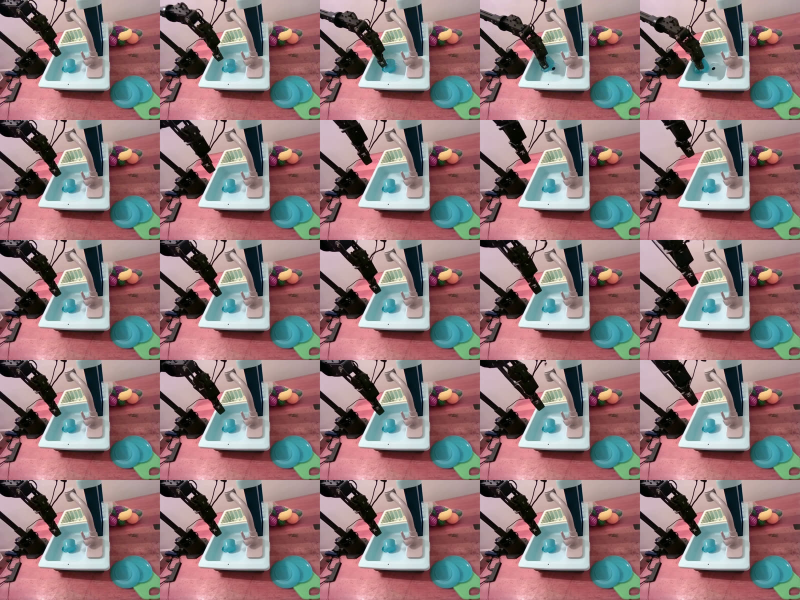
#> input picture .mc/research/RES-001-nvidia-cosmos-3-omnimodal-world-model-for-physical-ai/task176-wm-eval/strip_si0.jpg, 1600 x 1200 px (shown at 1/2 size)
$ python measure_scene_exposure.py ../../../.mc/research/RES-001-nvidia-cosmos-3-omnimodal-world-model-for-physical-ai/task176-wm-eval
#> lines starting #> are read from the running program, lines starting #| are printed output that depends on the picture
#!/usr/bin/env python3
"""Measure the ego-view luminance of recorded frames, and say whether it matches training.

WHY THIS EXISTS
---------------
The head camera is the VLA policy's `ego_view` and it is the policy's only visual input.
The Isaac factory pause-room scene renders it far brighter than the MuJoCo scene the
manipulation policy was trained on. That is a large domain shift on the one input the
policy has, and it is invisible in a thumbnail: both scenes look like a grey room with a
table in it. This tool is what turns "the Isaac renders look washed out" into a number, and
it is what the one available GPU session should use to judge whether the fix landed.

It needs no GPU, no Isaac and no network. It reads JPEG/PNG frames off disk.

MEASURE A REGION, NOT A FRAME.  READ THIS BEFORE QUOTING A NUMBER.
------------------------------------------------------------------
A median over a whole frame is a statement about that frame's CONTENT, not about its light.
The MuJoCo training frames are a tabletop close-up that is ~90 % cloth. The Isaac frames at
the table also carry walls, a floor, a plate and two black hands. The Isaac frames "walking
the hall" contain no tabletop at all. Comparing whole-frame medians across those is
comparing a table to a wall, and the first version of this tool did exactly that: it
reported the Isaac ego view as 7.18x too bright and concluded that "the hall is a separate,
hotter viewpoint". Both were artefacts. On a matched region -- one surface, present in both
scenes, and nothing else inside the rectangle -- the answer is 8.33x, and the hall does not
enter into it because it has no matched region to offer.

The same trap voids whole-frame p90/p10 as a measure of shadow depth. Whole-frame, the
MuJoCo frames span 10.24x and the Isaac frames at the table 1.66x, which reads as "the Isaac
scene is six times flatter". It is not: the MuJoCo p90 is the white plate and the Isaac p10
is the black hands. On the matched tabletop the two spreads are 1.29x and 1.23x.

So: pass `--roi`. Without it the tool measures whole frames, prints the numbers, and warns
that they are not a lighting comparison. With it, it measures only what you name.

    /home/humanoid/anaconda3/envs/unitree_sim_env6/bin/python measure_scene_exposure.py \\
        --reference /home/humanoid/factory-mission-logs/groot/ab_on/ep_seed0 \\
        --reference-roi 120,60,620,250 \\
        --roi 60,175,580,235 --roi 80,240,200,330 --roi 490,240,570,330 \\
        /home/humanoid/factory-mission-logs/grasp3-002355/grasp_frames

Those are the rectangles the factory scene's lighting is calibrated from, on 640x480 frames,
x0,y0,x1,y1, half-open, and they are recorded in `MEASURED_TABLETOP` in
`common_scene/factory_pauseroom_layout.py`. The MuJoCo rectangle is cloth above the apple
and the plate, avoiding the arm shadow at the left edge; the three Isaac rectangles are
tabletop above and to either side of the hands. Both were checked by drawing them on the
frames. A different defensible pair of rectangles gives 4.26x where these give 3.95x for the
light cut -- 0.11 stops -- so quote "about 4x" and not a third digit.

WHAT IT MEASURES, AND WHAT THE NUMBERS MEAN
-------------------------------------------
Luminance per pixel is 0.2126R + 0.7152G + 0.0722B on sRGB values in [0, 1] -- Rec. 709
weights on the ENCODED values, which is what "how bright does this look" means.

The verdict is computed in SCENE-LINEAR light, because exposure error is multiplicative in
linear light and sRGB values are not proportional to light. This matters more than it
sounds: the encoded tabletop medians 0.8667 and 0.3261 differ by 2.7x, and the light behind
them differs by 8.3x. A fix sized from the encoded ratio would be three times too small.

Two things that ratio is NOT:

  * it is not an exposure error on its own. It is rendered light against rendered light, and
    two scenes can differ in rendered light because their lights differ OR because their
    surfaces do. In the case it was built for, both were true: the Isaac tabletop was also
    painted 2.11x too light. Pass `--albedo` / `--reference-albedo` (the Rec. 709 luminance
    of each side's diffuse colour) and the tool divides them out and reports the LIGHTING
    ratio separately. Without them it reports the rendered ratio and says so.
  * it is not exact. Isaac runs an ACES-approximation tonemapper whose implementation is
    compiled into the RTX plugin and cannot be inverted here. Substituting the standard
    Narkowicz approximation on the Isaac side only moves the 8.33x to 8.23x -- 1 % -- so the
    figure is reproducible and close, but it is an approximation and not a bound. (Inverting
    an ACES curve on BOTH sides, which is what an earlier version of this docstring did by
    implication, is wrong twice: MuJoCo has no tonemapper.)

The tool also prints the scene-linear p90/p10 spread. Inside a single-surface ROI that is a
real measure of how much shading variation the surface carries; over a whole frame it is
mostly albedo contrast. It is reported and never judged, because a scene can land in the
band and still be flat.

HOW THE FIGURES IN THE SCENE'S LIGHTING COMMENT WERE OBTAINED
-------------------------------------------------------------
The command above, with the defaults (`--limit 12 --sample first`), against these
directories on this box:

    MuJoCo, the training look   /home/humanoid/factory-mission-logs/groot/ab_on/ep_seed0/
    Isaac, at the table         /home/humanoid/factory-mission-logs/grasp3-002355/grasp_frames/

    region                                    median     p10     p90   linear p90/p10
    MuJoCo cloth                              0.3261  0.3056  0.3457       1.29x
    Isaac tabletop                            0.8667  0.7955  0.8706       1.23x

    rendered ratio 8.33x (3.06 stops); with --albedo 0.300722
    --reference-albedo 0.142686 the lighting ratio is 3.95x (1.98 stops)

The whole-frame numbers for the same runs, plus a third run walking the hall, are recorded
in `WHOLE_FRAME_EGO_LUMINANCE` in the layout module as a counter-example. Nothing is derived
from them.

Two details of the sampling are load-bearing, which is why they are defaults and not
hard-coded: the frames are the FIRST 12 by filename, not 12 spread across the run, and the
statistics are POOLED over all of those frames' pixels rather than averaged per frame.
Evenly-spread sampling moves the MuJoCo whole-frame p90 from 0.870 to 0.929 -- the episode
ends with the arm filling the frame -- so a comparison made with one sampling and judged
against a table made with the other is not a comparison. `--sample even` and `--sample all`
exist for when a whole run is the question; say which one was used when quoting a number.

REQUIREMENTS
------------
numpy and PIL. Both are in `/home/humanoid/anaconda3/envs/unitree_sim_env6/`, which is the
interpreter every other offline tool in this directory is run with.

Exit status: 0 if every measured directory is inside the band (or no `--reference` was
given), 1 otherwise -- so it can gate a sweep without a human reading two tables.

@status new -- offline measurement tool for isaac_scenes/, not part of the shipped robot software
"""

from __future__ import annotations

import argparse
import glob
import math
import os
import sys

try:
    import numpy as np
except ImportError:  # pragma: no cover - the message is the whole value here
    sys.exit("measure_scene_exposure.py needs numpy. Try "
             "/home/humanoid/anaconda3/envs/unitree_sim_env6/bin/python")

try:
    from PIL import Image
except ImportError:  # pragma: no cover
    sys.exit("measure_scene_exposure.py needs PIL. Try "
             "/home/humanoid/anaconda3/envs/unitree_sim_env6/bin/python")

IMAGE_EXTENSIONS = (".jpg", ".jpeg", ".png", ".ppm", ".bmp")

# Rec. 709 luminance weights, on sRGB-ENCODED values. Same weights as the layout module's
# `relative_luminance`; that one takes a single triple, this one a whole image.
LUMA = (0.2126, 0.7152, 0.0722)

# Percentiles are read from a histogram rather than from a pooled pixel array, so that
# `--sample all` on a 2000-frame run costs 512 kB instead of 12 GB. 65536 bins put the
# quantisation error at 1.5e-5, five orders below the third decimal these numbers are ever
# quoted to; the mean and the saturated fraction are accumulated exactly and not binned.
HIST_BINS = 65536


def srgb_to_linear(u):
    """sRGB encoded value(s) in [0, 1] -> linear light. IEC 61966-2-1, vectorised.

    The layout module carries the scalar form of the same curve. Neither file gets to
    choose a different one; it is the standard curve, and it is the entire reason the
    required exposure cut is 7x and not the 2.5x the encoded medians suggest.
    """
    u = np.asarray(u, dtype=np.float64)
    return np.where(u <= 0.04045, u / 12.92, ((u + 0.055) / 1.055) ** 2.4)


class Accumulator:
    """Pooled luminance statistics over an arbitrary number of frames, in bounded memory."""

    def __init__(self, saturation: float, rois=()) -> None:
        self.saturation = saturation
        # Rectangles, x0,y0,x1,y1, half-open, in pixels. Empty means the whole frame. Every
        # rectangle contributes its pixels to ONE pooled distribution: three patches of the
        # same tabletop are one measurement of that tabletop, not three.
        self.rois = tuple(rois)
        self.out_of_frame = 0
        self.hist = np.zeros(HIST_BINS, dtype=np.int64)
        self.total = 0            # pixels
        self.sum = 0.0            # sum of luminance, for an exact mean
        self.over = 0             # pixels strictly above `saturation`, counted exactly
        self.frames = 0
        self.size: tuple[int, int] | None = None
        self.sizes_differ = False

    def add(self, path: str) -> None:
        with Image.open(path) as img:
#> img is the input picture: PIL image 1600x1200 RGB; mean R, G, B 142.3, 118.8, 120.2
            rgb = np.asarray(img.convert("RGB"), dtype=np.float32) / np.float32(255.0)
        if self.size is None:
            self.size = (rgb.shape[1], rgb.shape[0])
#> self.size = (1600, 1200)
        elif self.size != (rgb.shape[1], rgb.shape[0]):
            # Not fatal: pooling mixed resolutions weights the larger frames more, which is
            # a defensible thing to want. It is reported so nobody discovers it in a graph.
            self.sizes_differ = True
        plane = LUMA[0] * rgb[..., 0] + LUMA[1] * rgb[..., 1] + LUMA[2] * rgb[..., 2]
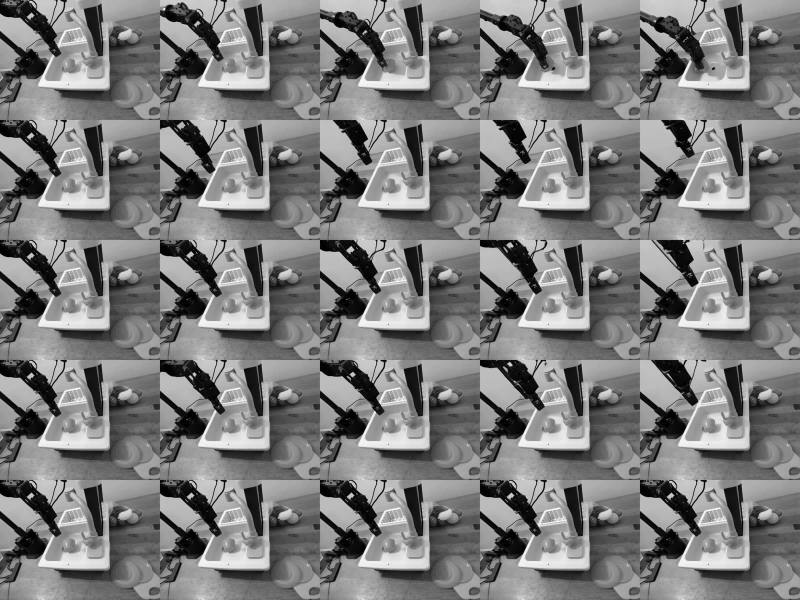
#> plane: shape (1200, 1600) float32 (shown at 1/2 size); min 0, max 0.999, mean 0.486
        if self.rois:
            parts = []
            h, w = plane.shape
            for x0, y0, x1, y1 in self.rois:
                if x1 > w or y1 > h:
                    self.out_of_frame += 1
                    continue
                parts.append(plane[y0:y1, x0:x1].ravel())
            if not parts:
                raise ValueError(
                    f"every --roi falls outside {path} ({w}x{h}). The rectangles the "
                    "factory scene is calibrated with are for 640x480 frames; a rectangle "
                    "that silently clipped would measure a different surface and still "
                    "print a number.")
            lum = np.concatenate(parts)
        else:
            lum = plane.ravel()
        self.frames += 1
        self.total += lum.size
#> self.total = 1920000
        self.sum += float(lum.astype(np.float64).sum())
#> self.sum = 932823
        self.over += int((lum > self.saturation).sum())
#> self.over = 43537
        bins = np.clip((lum * HIST_BINS).astype(np.int64), 0, HIST_BINS - 1)
        self.hist += np.bincount(bins, minlength=HIST_BINS)

    def percentile(self, q: float) -> float:
        """The q-th percentile of the pooled luminance, from the histogram."""
#> called with q = 10
        if self.total == 0:
            return float("nan")
        target = (self.total - 1) * (q / 100.0)
#> target = 383999.9
        cum = np.cumsum(self.hist)
        idx = int(np.searchsorted(cum, math.floor(target) + 1, side="left"))
#> idx = 6289
        return (idx + 0.5) / HIST_BINS

    @property
    def mean(self) -> float:
        return self.sum / self.total if self.total else float("nan")

    @property
    def saturated_fraction(self) -> float:
        return self.over / self.total if self.total else float("nan")

    def summary(self) -> dict:
        p10, p90 = self.percentile(10.0), self.percentile(90.0)
#> p10 = 0.096; p90 = 0.756
        lin_med = float(srgb_to_linear(self.percentile(50.0)))
#> in srgb_to_linear, `u = np.asarray(u, dtype=np.float64)`: u = 0.523
#> lin_med = 0.236
        lin_p10, lin_p90 = float(srgb_to_linear(p10)), float(srgb_to_linear(p90))
#> lin_p10 = 0.00941; lin_p90 = 0.532
        return {
            "frames": self.frames,
            "pixels": self.total,
            "mean": self.mean,
            "median": self.percentile(50.0),
            "p10": p10,
            "p90": p90,
            "saturated": self.saturated_fraction,
            "linear_median": lin_med,
            # p90/p10 in linear light: how much dynamic range the frame actually uses. A
            # scene with filled-in shadows lands near 1; the MuJoCo training frames are at
            # 10.8. Guarded because a fully black tenth percentile is possible in principle.
            "spread": (lin_p90 / lin_p10) if lin_p10 > 1e-9 else float("inf"),
        }


def frames_in(directory: str, limit: int, sample: str) -> list[str]:
    """The frames this run measures, and in the order the table above was made with.

    Sorted by filename, then: `first` takes the leading `limit` (the default, and what the
    recorded table used), `even` spreads `limit` across the whole run, `all` takes
    everything. Which one was used changes the answer -- see the module docstring.
    """
    files = sorted(f for f in glob.glob(os.path.join(directory, "*"))
                   if f.lower().endswith(IMAGE_EXTENSIONS))
    if not files or sample == "all" or limit <= 0 or limit >= len(files):
        return files
    if sample == "first":
        return files[:limit]
    idx = np.linspace(0, len(files) - 1, limit).round().astype(int)
    return [files[i] for i in idx]


# [14 lines left out: function parse_roi, not called in this run]


def measure(directory: str, limit: int, sample: str, saturation: float,
            rois=()) -> dict | None:
    files = frames_in(directory, limit, sample)
    if not files:
        return None
    acc = Accumulator(saturation, rois)
    for path in files:
        acc.add(path)
    out = acc.summary()
    out["directory"] = directory
    out["size"] = acc.size
    out["sizes_differ"] = acc.sizes_differ
    out["rois"] = tuple(rois)
    out["out_of_frame"] = acc.out_of_frame
    return out


def roi_text(rois) -> str:
    return ("WHOLE FRAME (see the docstring before comparing scenes)" if not rois
            else " + ".join(f"[{x0},{y0} -> {x1},{y1}]" for x0, y0, x1, y1 in rois))


def label_for(directory: str) -> str:
    """A short name for the table: the last two path components, which is what identifies
    a run here (`grasp3-002355/grasp_frames`, `ab_on/ep_seed0`)."""
    parts = [p for p in os.path.normpath(directory).split(os.sep) if p]
    return "/".join(parts[-2:]) if len(parts) >= 2 else (parts[-1] if parts else directory)


def print_table(rows: list[dict], saturation: float) -> None:
#> called with saturation = 0.9
    labels = [label_for(r["directory"]) for r in rows]
    w = max([len(x) for x in labels] + [len("scene")])
    head = (f"  {'scene'.ljust(w)}  frames    mean  median     p10     p90  "
            f"frac > {saturation:.2f}")
    print(head)
    print("  " + "-" * (len(head) - 2))
    for label, r in zip(labels, rows):
        print(f"  {label.ljust(w)}  {r['frames']:6d}  {r['mean']:6.3f}  {r['median']:6.3f}  "
              f"{r['p10']:6.3f}  {r['p90']:6.3f}  {100 * r['saturated']:9.1f} %")


# [66 lines left out: function print_comparison, not called in this run]


def main() -> int:
    ap = argparse.ArgumentParser(
        description=__doc__, formatter_class=argparse.RawDescriptionHelpFormatter)
    ap.add_argument("directories", nargs="+", help="directories of frames to measure")
    ap.add_argument("--reference", default=None,
                    help="a directory of frames representing the TRAINING look. Every "
                         "other directory is compared against it and gets a verdict. "
                         "Measured and printed alongside the others.")
    ap.add_argument("--limit", type=int, default=12,
                    help="frames per directory (default 12, which is what the recorded "
                         "table used). 0 or negative means all of them.")
    ap.add_argument("--sample", choices=("first", "even", "all"), default="first",
                    help="which frames: the leading --limit (default, and what the "
                         "recorded table used), --limit spread evenly across the run, or "
                         "every frame. This CHANGES THE ANSWER -- see the docstring.")
    ap.add_argument("--band", type=float, default=0.5, metavar="STOPS",
                    help="half-width of the in-distribution band, in stops (default 0.5, "
                         "i.e. 0.71x to 1.41x of the reference's scene-linear median). "
                         "There is no measured justification for 0.5 -- nobody has tested "
                         "how much exposure shift this policy tolerates. It is a "
                         "deliberately tight default so a sweep has to argue its way out.")
    ap.add_argument("--saturation", type=float, default=0.90, metavar="L",
                    help="luminance above which a pixel counts as saturated (default 0.90)")
    ap.add_argument("--roi", type=parse_roi, action="append", default=[],
                    metavar="X0,Y0,X1,Y1",
                    help="measure only this rectangle, half-open, in pixels. Repeatable; "
                         "all rectangles pool into one distribution. WITHOUT THIS THE TOOL "
                         "MEASURES WHOLE FRAMES, which is a comparison of content and not "
                         "of light unless the runs show the same thing -- see the "
                         "docstring. Applies to every directory including the reference "
                         "unless --reference-roi is given.")
    ap.add_argument("--reference-roi", type=parse_roi, action="append", default=[],
                    metavar="X0,Y0,X1,Y1",
                    help="rectangles for the reference directory only, for when the same "
                         "surface sits somewhere else in the training frames (it does).")
    ap.add_argument("--albedo", type=float, default=None, metavar="L",
                    help="Rec. 709 luminance of the measured surface's diffuse colour. "
                         "Given with --reference-albedo, the tool divides both out and "
                         "reports the LIGHTING ratio separately from the rendered one, "
                         "which is the only way to tell a repaint from an exposure error.")
    ap.add_argument("--reference-albedo", type=float, default=None, metavar="L",
                    help="the same, for the reference surface.")
    args = ap.parse_args()

    targets = list(args.directories)
    if args.reference and args.reference not in targets:
        targets.insert(0, args.reference)

    print("=" * 88)
    print("ego-view luminance  --  0.2126R + 0.7152G + 0.0722B on sRGB values in [0, 1]")
    per_dir = ("every frame" if args.sample == "all" or args.limit <= 0
               else f"{args.limit} frame(s) per directory")
    print(f"  sampling      : {args.sample}, {per_dir}")
    print("  statistics    : POOLED over every measured pixel, not averaged per frame")
    ref_rois = tuple(args.reference_roi) or tuple(args.roi)
    print(f"  region        : {roi_text(tuple(args.roi))}")
    if ref_rois != tuple(args.roi):
        print(f"  reference     : {roi_text(ref_rois)}")
    print("=" * 88 + "\n")

    rows: list[dict] = []
    for directory in targets:
        if not os.path.isdir(directory):
            print(f"  [SKIP] {directory} is not a directory", file=sys.stderr)
            continue
        rois = ref_rois if directory == args.reference else tuple(args.roi)
        result = measure(directory, args.limit, args.sample, args.saturation, rois)
        if result is None:
            print(f"  [SKIP] {directory} holds no {'/'.join(IMAGE_EXTENSIONS)} frames",
                  file=sys.stderr)
            continue
        rows.append(result)

    if not rows:
        print("nothing measured.", file=sys.stderr)
        return 1

    print_table(rows, args.saturation)
    for r in rows:
        if r["out_of_frame"]:
            print(f"\n  note: {label_for(r['directory'])} -- {r['out_of_frame']} "
                  "rectangle-frame pair(s) were skipped because the rectangle fell outside "
                  "the frame. Check --roi against the frame size.")
        if r["sizes_differ"]:
            print(f"\n  note: {label_for(r['directory'])} mixes frame sizes; pooling weights "
                  "the larger frames more heavily.")

    if not args.reference:
        print("\n  No --reference given, so there is no verdict -- this is a table for a")
        print("  human to eyeball against another table, which is the thing this tool")
        print("  exists to replace. Pass --reference <the MuJoCo training frames> to get")
        print("  a ratio in stops and an in-band / out-of-band answer.")
        return 0

    reference = next((r for r in rows if r["directory"] == args.reference), None)
    if reference is None:
        print(f"\n  the reference directory {args.reference} could not be measured.",
              file=sys.stderr)
        return 1

    failures = print_comparison(rows, reference, args.band, args.albedo,
                                args.reference_albedo)
    measured = len(rows) - 1
    print("=" * 88)
    if measured == 0:
        print("RESULT: nothing to compare -- only the reference was measured.")
    elif failures:
        print(f"RESULT: OUT OF THE TRAINING DISTRIBUTION  --  {failures} of {measured} "
              f"directories outside +/- {args.band:.2f} stops")
    else:
        print(f"RESULT: IN THE TRAINING DISTRIBUTION  --  all {measured} directories "
              f"within +/- {args.band:.2f} stops")
    print("=" * 88)
    return 1 if failures else 0


if __name__ == "__main__":
    sys.exit(main())
#> (the program exits here)
